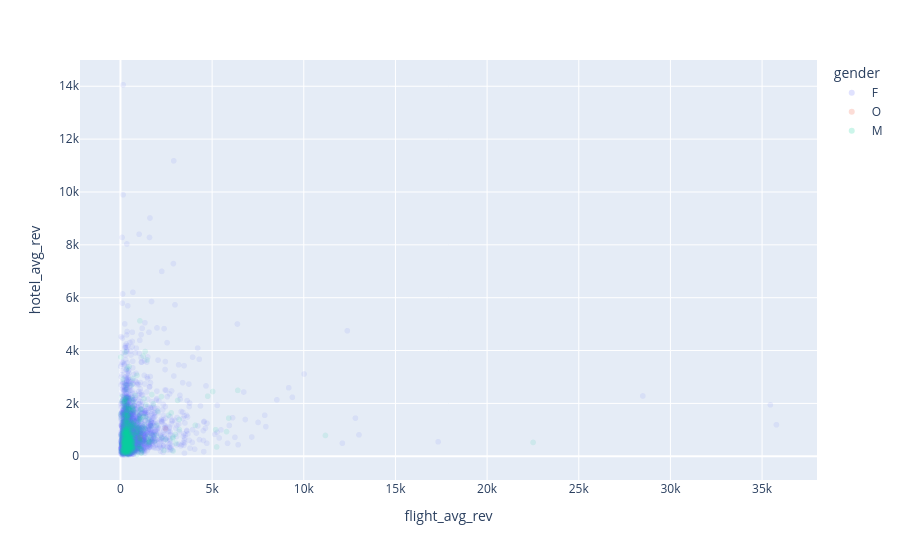

The cell this chart's notebook holds for it:
### Code cell
fig = px.scatter(user_features, x="flight_avg_rev", y="hotel_avg_rev", color="gender", opacity=0.1)
fig.show()
#fig.write_html("scatter_plot.html")

### Figure 1 — Plotly figure (JSON) as saved in the notebook; plotly's stock layout.template omitted (floating-point values rounded to 4 significant figures; data arrays with more than 128 entries replaced by an {"elided": "..."} marker saying what was removed)
{"data": [{"hovertemplate": "gender=F<br>flight_avg_rev=%{x}<br>hotel_avg_rev=%{y}<extra></extra>", "legendgroup": "F", "marker": {"color": "#636efa", "opacity": 0.1, "symbol": "circle"}, "mode": "markers", "name": "F", "showlegend": true, "x": {"elided": "5118 float values"}, "xaxis": "x", "y": {"elided": "5118 float values"}, "yaxis": "y", "type": "scattergl"}, {"hovertemplate": "gender=O<br>flight_avg_rev=%{x}<br>hotel_avg_rev=%{y}<extra></extra>", "legendgroup": "O", "marker": {"color": "#EF553B", "opacity": 0.1, "symbol": "circle"}, "mode": "markers", "name": "O", "showlegend": true, "x": [NaN, 286.6, 1071.0, 289.8, 2456.0, 354.6, 244.2, 185.9, NaN, 464.4, NaN], "xaxis": "x", "y": [NaN, 464.0, 705.0, 495.5, 1046.0, 609.6, 479.0, 534.7, 1072.0, 339.0, 997.5], "yaxis": "y", "type": "scattergl"}, {"hovertemplate": "gender=M<br>flight_avg_rev=%{x}<br>hotel_avg_rev=%{y}<extra></extra>", "legendgroup": "M", "marker": {"color": "#00cc96", "opacity": 0.1, "symbol": "circle"}, "mode": "markers", "name": "M", "showlegend": true, "x": {"elided": "653 float values"}, "xaxis": "x", "y": {"elided": "653 float values"}, "yaxis": "y", "type": "scattergl"}], "layout": {"xaxis": {"anchor": "y", "domain": [0.0, 1.0], "title": {"text": "flight_avg_rev"}}, "yaxis": {"anchor": "x", "domain": [0.0, 1.0], "title": {"text": "hotel_avg_rev"}}, "legend": {"title": {"text": "gender"}, "tracegroupgap": 0}, "margin": {"t": 60}}}
